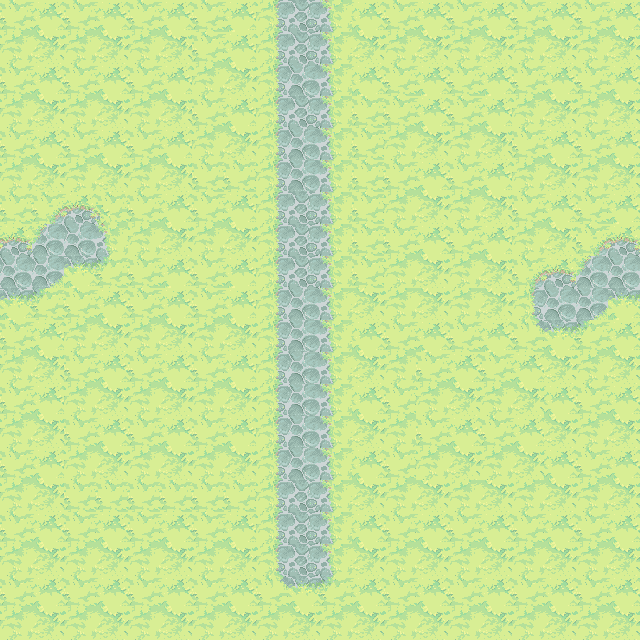

Tiled map render using the project's own tile images. Description and the map definition, with tile-layer contents summarised, below:
An orthogonal 20x20 tile map with 32x32 px tiles, 1 tile layer (background), 1 hidden layer not drawn, 6 tilesets.

<map version="1.0" orientation="orthogonal" renderorder="right-down" width="20" height="20" tilewidth="32" tileheight="32" nextobjectid="16">
 <tileset firstgid="1" name="ObjectLayer" tilewidth="32" tileheight="32" tilecount="84" columns="14">
  <image source="ObjectLayer.png" width="477" height="219" />
 </tileset>
 <tileset firstgid="85" name="ground_tiles" tilewidth="32" tileheight="32" tilecount="441" columns="21">
  <image source="ground_tiles.png" width="672" height="701" />
  <terraintypes>
   <terrain name="pradera" tile="43" />
   <terrain name="tierra" tile="106" />
   <terrain name="agua" tile="191" />
   <terrain name="piedra" tile="67" />
   <terrain name="mancha tierra" tile="34" />
   <terrain name="mancha gris" tile="99" />
   <terrain name="piedra marron" tile="274" />
  </terraintypes>
  <tile id="12" terrain="1,1,1,4" />
  <tile id="13" terrain="1,1,4,4" />
  <tile id="14" terrain="1,1,4,1" />
  <tile id="15" terrain="4,4,4,1" />
  <tile id="16" terrain="4,4,1,4" />
  <tile id="33" terrain="1,4,1,4" />
  <tile id="34" terrain="4,4,4,4" />
  <tile id="35" terrain="4,1,4,1" />
  <tile id="36" terrain="4,1,4,4" />
  <tile id="37" terrain="1,4,4,4" />
  <tile id="43" terrain="0,0,0,0" />
  <tile id="44" terrain="0,0,0,0" />
  <tile id="54" terrain="1,4,1,1" />
  <tile id="55" terrain="4,4,1,1" />
  <tile id="56" terrain="4,1,1,1" />
  <tile id="64" terrain="0,0,0,0" />
  <tile id="65" terrain="0,0,0,0" />
  <tile id="67" terrain="3,3,3,3" />
  <tile id="72" terrain="0,0,0,1" />
  <tile id="73" terrain="0,0,1,0" />
  <tile id="90" terrain="0,0,0,1" />
  <tile id="91" terrain="0,0,1,1" />
  <tile id="92" terrain="0,0,1,0" />
  <tile id="93" terrain="0,1,0,0" />
  <tile id="94" terrain="1,0,0,0" />
  <tile id="96" terrain="1,1,1,5" />
  <tile id="97" terrain="1,1,5,5" />
  <tile id="98" terrain="1,1,5,1" />
  <tile id="106" terrain="1,1,1,1" />
  <tile id="107" terrain="1,1,1,1" />
  <tile id="108" terrain="1,1,1,1" />
  <tile id="111" terrain="0,1,0,1" />
  <tile id="113" terrain="1,0,1,0" />
  <tile id="114" terrain="1,1,1,0" />
  <tile id="115" terrain="1,1,0,1" />
  <tile id="117" terrain="1,5,1,5" />
  <tile id="119" terrain="5,1,5,1" />
  <tile id="120" terrain="1,5,5,1" />
  <tile id="121" terrain="5,1,1,5" />
  <tile id="127" terrain="1,1,1,1" />
  <tile id="128" terrain="1,1,1,1" />
  <tile id="129" terrain="1,1,1,1" />
  <tile id="132" terrain="0,1,0,0" />
  <tile id="133" terrain="1,1,0,0" />
  <tile id="134" terrain="1,0,0,0" />
  <tile id="135" terrain="1,0,1,1" />
  <tile id="136" terrain="0,1,1,1" />
  <tile id="137" terrain=",,2," />
  <tile id="138" terrain="1,5,1,1" />
  <tile id="139" terrain="5,5,1,1" />
  <tile id="140" terrain="5,1,1,1" />
  <tile id="141" terrain="5,1,1,5" />
  <tile id="142" terrain="1,5,5,1" />
  <tile id="148" terrain="1,1,1,1" />
  <tile id="149" terrain="1,1,1,1" />
  <tile id="150" terrain="1,1,1,1" />
  <tile id="158" terrain="2,,," />
  <tile id="174" terrain="0,0,0,2" />
  <tile id="175" terrain="0,0,2,2" />
  <tile id="176" terrain="0,0,2,0" />
  <tile id="177" terrain="0,0,0,0" />
  <tile id="190" terrain="2,2,2,2" />
  <tile id="191" terrain="2,2,2,2" />
  <tile id="192" terrain=",,,3" />
  <tile id="193" terrain=",,3,3" />
  <tile id="194" terrain=",,3," />
  <tile id="195" terrain="0,2,0,2" />
  <tile id="196" terrain="2,2,2,2" />
  <tile id="197" terrain="2,0,2,0" />
  <tile id="198" terrain="0,2,2,2" />
  <tile id="199" terrain="2,0,2,2" />
  <tile id="211" terrain="2,2,2,2" />
  <tile id="212" terrain="2,2,2,2" />
  <tile id="213" terrain=",3,,3" />
  <tile id="214" terrain="2,2,2,2" />
  <tile id="215" terrain="3,,3," />
  <tile id="216" terrain="0,2,0,0" />
  <tile id="217" terrain="2,2,0,0" />
  <tile id="218" terrain="2,0,0,0" />
  <tile id="219" terrain="2,2,0,2" />
  <tile id="220" terrain="2,2,2,0" />
  <tile id="234" terrain=",3,," />
  <tile id="235" terrain="3,3,," />
  <tile id="236" terrain="3,,," />
  <tile id="258" terrain="0,0,0,0" />
  <tile id="259" terrain="0,0,6,6" />
  <tile id="260" terrain="0,0,6,0" />
  <tile id="262" terrain="6,0,6,0" />
  <tile id="274" terrain="6,6,6,6" />
  <tile id="275" terrain="6,6,6,6" />
  <tile id="277" terrain="6,6,6,0" />
  <tile id="278" terrain="0,6,0,6" />
  <tile id="279" terrain="0,6,0,6" />
  <tile id="280" terrain="6,6,6,6" />
  <tile id="281" terrain="6,6,6,0" />
  <tile id="282" terrain="6,6,6,0" />
  <tile id="283" terrain="6,6,0,6" />
  <tile id="295" terrain="6,6,6,6" />
  <tile id="296" terrain="6,6,6,6" />
  <tile id="298" terrain="6,0,6,6" />
  <tile id="299" terrain="0,6,6,6" />
  <tile id="300" terrain="0,6,0,0" />
  <tile id="301" terrain="6,6,0,0" />
  <tile id="302" terrain="6,0,0,0" />
  <tile id="303" terrain="6,0,6,6" />
  <tile id="304" terrain="0,6,6,6" />
 </tileset>
 <tileset firstgid="526" name="Extra_Unfinished4" tilewidth="32" tileheight="32" tilecount="88" columns="11">
  <image source="Extra_Unfinished4.png" width="360" height="266" />
 </tileset>
 <tileset firstgid="614" name="Cliff_tileset" tilewidth="32" tileheight="32" tilecount="240" columns="15">
  <image source="Cliff_tileset.png" width="503" height="518" />
 </tileset>
 <tileset firstgid="854" name="graphics-tiles-waterflow" tilewidth="32" tileheight="32" tilecount="81" columns="9">
  <image source="graphics-tiles-waterflow.png" width="319" height="293" />
 </tileset>
 <tileset firstgid="935" name="meta_tiles" tilewidth="32" tileheight="32" spacing="1" margin="1" tilecount="2" columns="2">
  <image source="meta_tiles.png" width="67" height="34" />
  <tile id="0">
   <properties>
    <property name="colisionable" value="true" />
    <property name="objeto" value="piedra" />
   </properties>
  </tile>
  <tile id="1">
   <properties>
    <property name="colisionable" value="true" />
    <property name="objeto" value="agua" />
   </properties>
  </tile>
 </tileset>
 <layer name="background" width="20" height="20">
  <data>[400 cells, 400 non-empty, 20 distinct tile ids]</data>
 </layer>
 <layer name="meta tiles" width="20" height="20" visible="0">
  <data>[400 cells, 75 non-empty, 1 distinct tile ids]</data>
 </layer>
</map>
